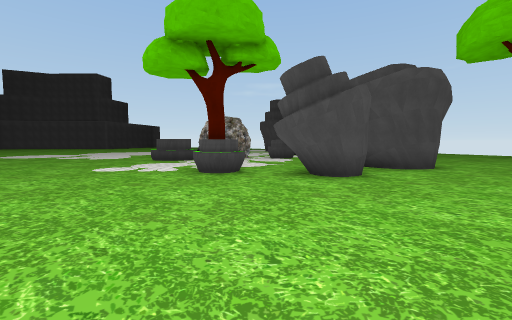
view 1 (above)

17 first-person views from a walk through a Unity game level. The camera is 1.5 m above the floor, tilts 4° down and sees 90° across. The floor is counted in squares, 2 m on a side. Each view is taken from the middle of a square. On the plan, view 1 faces up. The plan holds only what a view shows up to about 9 squares ahead; the rest is blank. The place goes on beyond the plan. The player is left out. Some animated figures are not drawn. Some surface patterns are stand-ins.

view 2
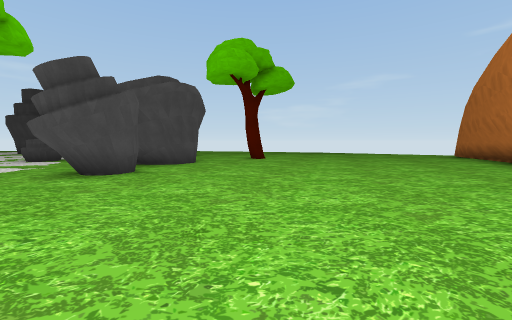

view 3
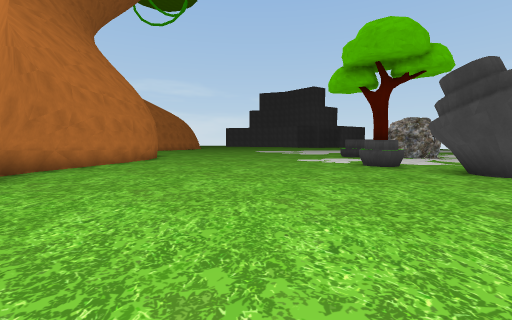

view 4
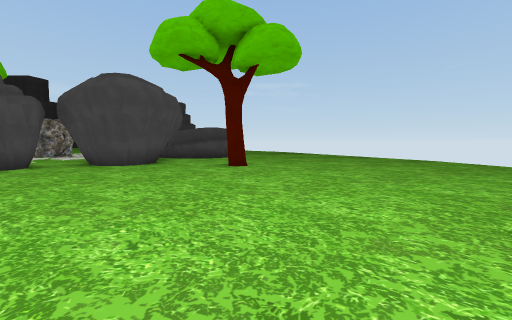

view 5
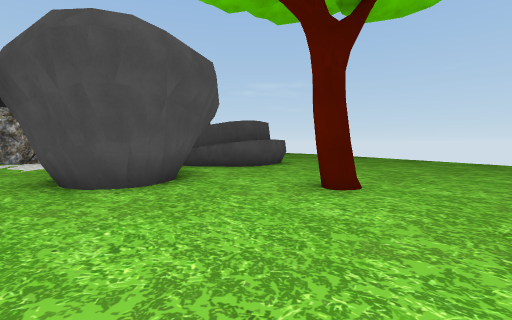

view 6
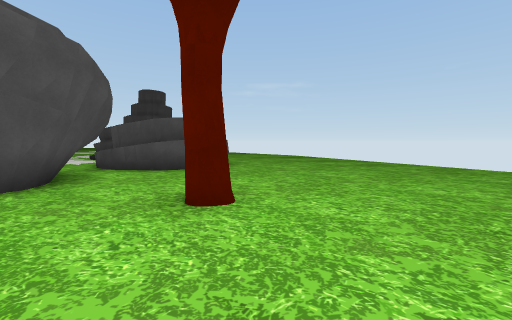

view 7
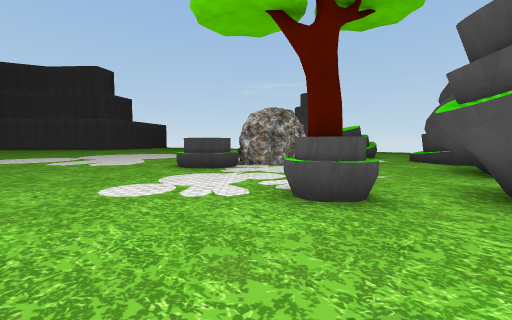

view 8
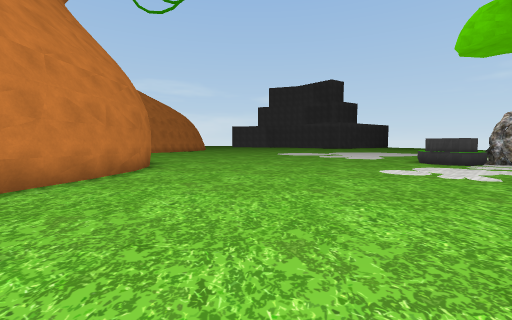

view 9
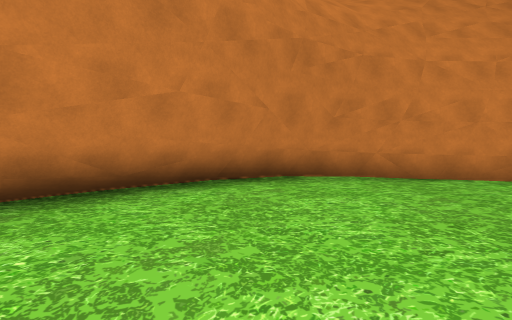

view 10
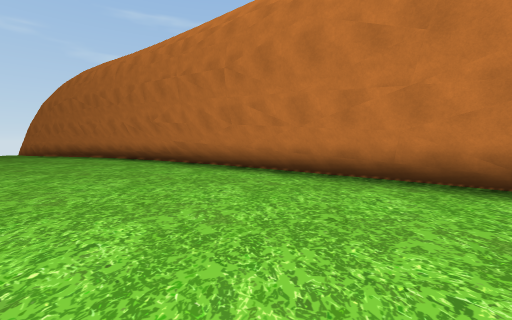

view 11
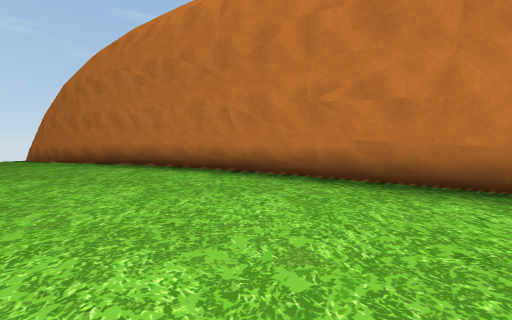

view 12
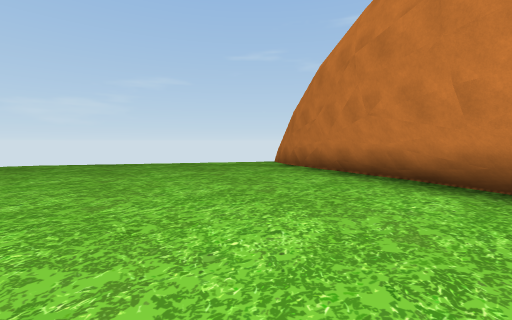

view 13
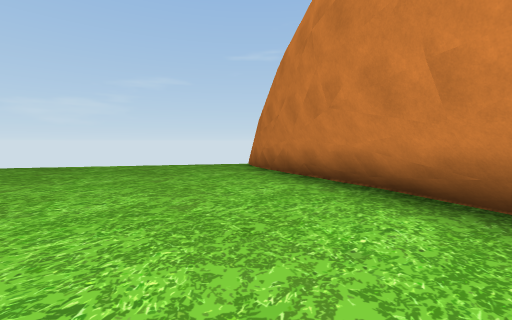

view 14
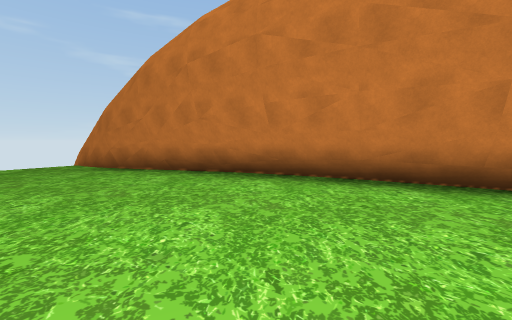

view 15
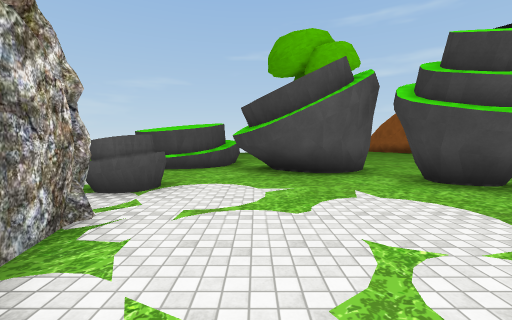

view 16
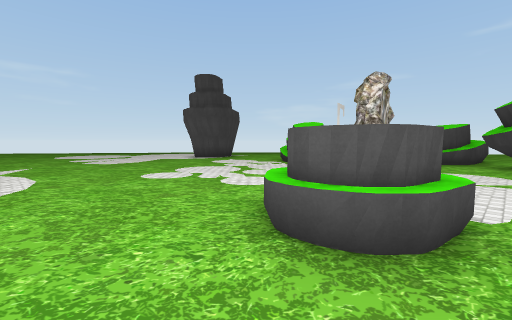

view 17
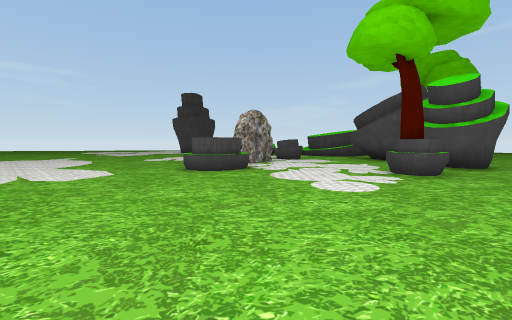

### Floor plan
Key: @ floor where view 1 was taken; # wall or solid block; . floor; ^ raised ledge; v drop or lower ground; T tree; H thing the floor can be seen under or through; O other object.
Columns run from 8 left of view 1 to 18 right of it. Each row starts with its distance up from view 1.
 12 ....##OO.O .^####......
 11 ....##.......^##.......v
 10 ...........HHH..........
  9 ...........H H..........v
  8 .......T...###...........
  7 .......O.##.##..T........v
  6 .......#.##..............v
  5 .........................v
  4 ..........................
  3 ..........................
  2 ..........................v
  1 #.......................###
  0 ##......@.............###
 -1  #................#####
 -2  ###........########
 -3    ###########

Positions as (right, up) in squares from view 1, and headings:
1: (0, 0), facing up
2: (0, -1), facing up-right
3: (2, -2), facing up-left
4: (9, -1), facing up
5: (7, 3), facing up
6: (9, 4), facing up
7: (-2, 3), facing up
8: (-2, 0), facing up-left
9: (-1, 1), facing down-left
10: (-2, 2), facing down-right
11: (4, 2), facing down-right
12: (8, 2), facing right
13: (9, 1), facing right
14: (8, 3), facing down-right
15: (-3, 10), facing right
16: (-6, 10), facing up-right
17: (-8, 5), facing up-right
